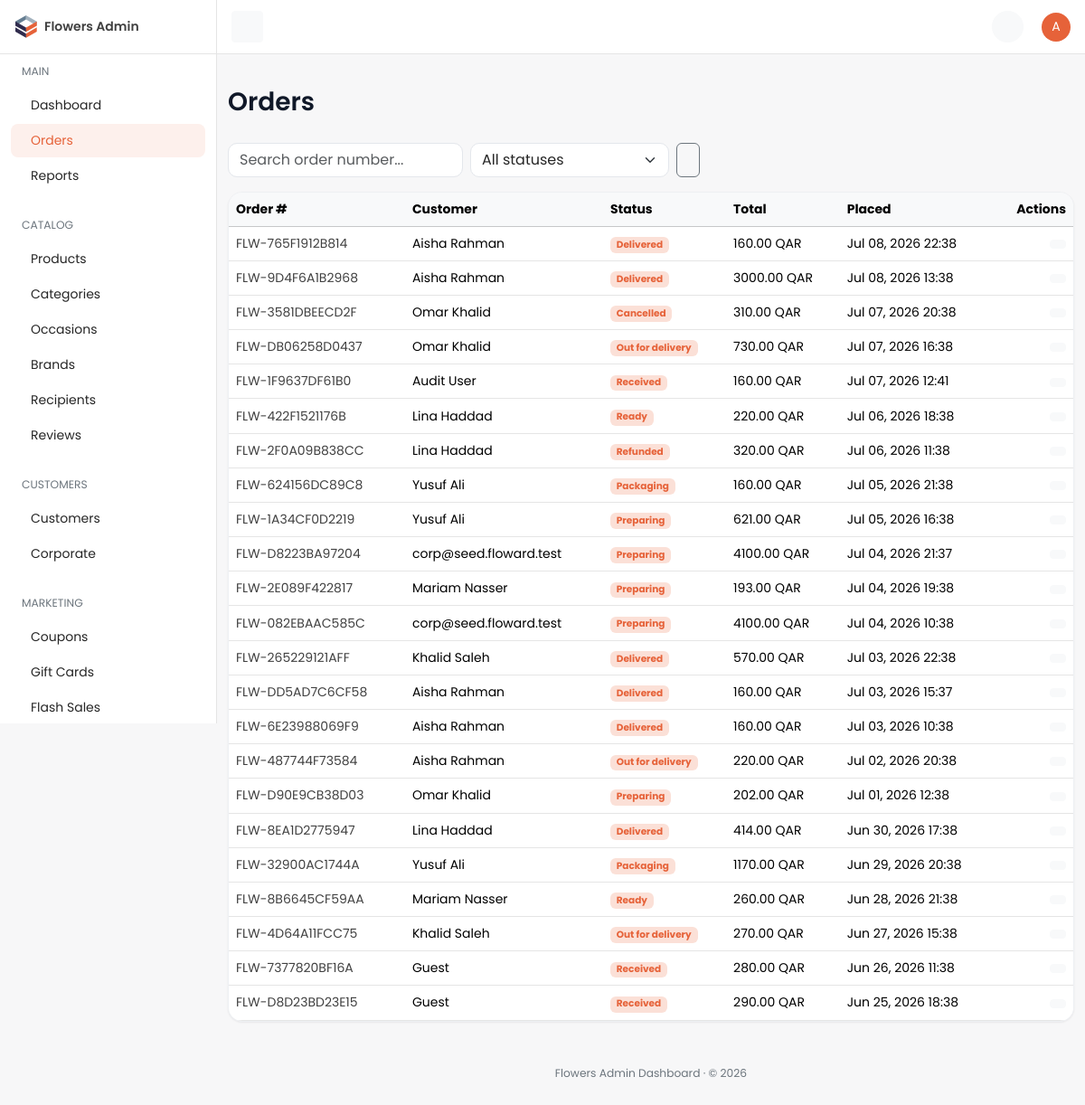
Screenshot of /dashboard/orders/ (signed in) with the database file from the repository.
### orders/models.py (models this page shows, shortened)
class Order(TimeStampedModel):
    customer_profile = models.ForeignKey(
        "accounts.CustomerProfile",
        on_delete=models.CASCADE,
        related_name="orders",
        null=True,
        blank=True,
        verbose_name="Customer profile",
        help_text="Owner of this order; null for guest checkout.",
    )
    cart = models.ForeignKey(
        "cart.Cart",
        on_delete=models.SET_NULL,
        null=True,
        blank=True,
        related_name="orders",
        verbose_name="Source cart",
    )
    order_number = models.CharField(
        max_length=32,
        unique=True,
        db_index=True,
        verbose_name="Order number",
        help_text="Human-readable unique order reference.",
    )
    idempotency_key = models.CharField(
        max_length=64,
        unique=True,
        null=True,
        blank=True,
        db_index=True,
        verbose_name="Idempotency key",
        help_text="Client-supplied key preventing duplicate order creation.",
    )
    order_status = models.CharField(
        max_length=20,
        choices=OrderStatus.choices,
        default=OrderStatus.RECEIVED,
        db_index=True,
        verbose_name="Order status",
    )
    delivery_slot_booking = models.ForeignKey(
        "delivery.DeliverySlotBooking",
        on_delete=models.SET_NULL,
        null=True,
        blank=True,
        related_name="orders",
        verbose_name="Delivery slot booking",
    )
    subtotal = models.DecimalField(max_digits=12, decimal_places=2, default=0)
    coupon_discount = models.DecimalField(max_digits=12, decimal_places=2, default=0)
    delivery_charge = models.DecimalField(max_digits=12, decimal_places=2, default=0)
    total_amount = models.DecimalField(
        max_digits=12,
        decimal_places=2,
        verbose_name="Total amount",
        help_text="Order total in the customer's checkout currency.",
    )
    currency = models.ForeignKey(
        "core.Currency",
        on_delete=models.PROTECT,
        null=True,
        blank=True,
        related_name="orders",
        verbose_name="Currency",
    )
    delivery_address_snapshot = models.JSONField(
        default=dict,
        verbose_name="Delivery address snapshot",
    )
    invoice_details = models.JSONField(default=dict, verbose_name="Invoice details")
    class Meta:
        verbose_name = "Order"
        verbose_name_plural = "Orders"
        indexes = [
            models.Index(
                fields=["customer_profile", "-created_at"],
                name="ord_customer_created_idx",
            ),
            models.Index(fields=["order_status"], name="orders_order_status_idx"),
            models.Index(fields=["idempotency_key"], name="orders_idempotency_key_idx"),
        ]
        ordering = ["-created_at"]

### accounts/models.py (models this page shows)
class CustomerProfile(TimeStampedModel):
    user = models.OneToOneField(
        settings.AUTH_USER_MODEL,
        on_delete=models.CASCADE,
        related_name="customer_profile",
        verbose_name="User",
        help_text="Linked Django auth user.",
    )
    phone = models.CharField(
        max_length=20,
        blank=True,
        db_index=True,
        verbose_name="Phone number",
        help_text="Customer mobile number used for OTP login.",
    )
    phone_verified = models.BooleanField(
        default=False,
        verbose_name="Phone verified",
        help_text="True after a successful OTP verification for this phone.",
    )
    preferred_language = models.CharField(
        max_length=5,
        choices=settings.LANGUAGES,
        default=settings.LANGUAGE_CODE,
        verbose_name="Preferred language",
        help_text="Customer's preferred storefront language.",
    )
    preferred_currency = models.ForeignKey(
        "core.Currency",
        on_delete=models.PROTECT,
        related_name="customer_profiles",
        verbose_name="Preferred currency",
        help_text="Currency used to display prices for this customer.",
    )
    date_of_birth = models.DateField(
        null=True,
        blank=True,
        verbose_name="Date of birth",
        help_text="Optional date of birth for personalization.",
    )
    default_address = models.ForeignKey(
        "accounts.Address",
        on_delete=models.SET_NULL,
        null=True,
        blank=True,
        related_name="+",
        verbose_name="Default address",
        help_text="Customer's primary delivery address.",
    )
    notify_via_email = models.BooleanField(
        default=True,
        verbose_name="Email notifications",
        help_text="Receive order updates via email.",
    )
    notify_via_sms = models.BooleanField(
        default=True,
        verbose_name="SMS notifications",
        help_text="Receive order updates via SMS.",
    )
    notify_via_whatsapp = models.BooleanField(
        default=False,
        verbose_name="WhatsApp notifications",
        help_text="Receive order updates via WhatsApp.",
    )
    class Meta:
        verbose_name = "Customer profile"
        verbose_name_plural = "Customer profiles"
        indexes = [
            models.Index(fields=["phone"], name="accounts_profile_phone_idx"),
        ]
    def __str__(self) -> str:
        return self.user.get_full_name() or self.user.email or str(self.pk)

### core/models.py (models this page shows, shortened)
class TimeStampedModel(models.Model):
    created_at = models.DateTimeField(
        auto_now_add=True,
        db_index=True,
        verbose_name="Created at",
        help_text="Timestamp when this record was first created.",
    )
    updated_at = models.DateTimeField(
        auto_now=True,
        db_index=True,
        verbose_name="Updated at",
        help_text="Timestamp when this record was last modified.",
    )
    class Meta:
        abstract = True

class Currency(TimeStampedModel):
    code = models.CharField(
        max_length=3,
        unique=True,
        db_index=True,
        verbose_name="Currency code",
        help_text="ISO 4217 currency code, e.g. QAR or USD.",
    )
    symbol = models.CharField(
        max_length=8,
        verbose_name="Symbol",
        help_text="Display symbol shown alongside prices, e.g. ر.ق or $.",
    )
    exchange_rate_to_base = models.DecimalField(
        max_digits=18,
        decimal_places=8,
        verbose_name="Exchange rate to base",
        help_text="Multiplier to convert this currency into the platform base currency.",
    )
    is_default = models.BooleanField(
        default=False,
        db_index=True,
        verbose_name="Is default",
        help_text="When True, this currency is the storefront default.",
    )
    class Meta:
        verbose_name = "Currency"
        verbose_name_plural = "Currencies"
        indexes = [
            models.Index(fields=["is_default"], name="core_currency_is_default_idx"),
        ]

### dashboard/views/orders.py (the view)
# urls.py: path("orders/", orders.order_list, name="order-list"),
@dashboard_required
@require_http_methods(["GET"])
def order_list(request: HttpRequest) -> HttpResponse:
    qs = Order.objects.select_related("customer_profile__user", "currency").order_by("-created_at")
    status = request.GET.get("status", "").strip()
    if status:
        qs = qs.filter(order_status=status)
    query = request.GET.get("q", "").strip()
    if query:
        qs = qs.filter(order_number__icontains=query)
    paginator = Paginator(qs, 25)
    page_obj = paginator.get_page(request.GET.get("page"))
    params = request.GET.copy()
    params.pop("page", None)
    context = {
        "nav_section": "orders",
        "page_title": "Orders",
        "page_obj": page_obj,
        "objects": page_obj.object_list,
        "statuses": OrderStatus.choices,
        "current_status": status,
        "search_query": query,
        "querystring": params.urlencode(),
    }
    return render(request, "dashboard/orders/list.html", context)

### dashboard/templates/dashboard/orders/list.html (shortened to what this page needs)
{% extends "dashboard/base.html" %}
{% block page_title %}Orders{% endblock %}
{% block content %}
<div class="row">
  <div class="col-12">
    <form method="get" class="d-flex gap-2 mb-3 flex-wrap">
      <input type="text" name="q" value="{{ search_query }}" class="form-control" style="max-width: 260px;" placeholder="Search order number..." />
      <select name="status" class="form-select" style="max-width: 220px;" onchange="this.form.submit()">
        <option value="">All statuses</option>
      </select>
      <button type="submit" class="btn btn-outline-secondary"></button>
    </form>
    <div class="card table-responsive">
      <table class="table mb-0 text-nowrap table-hover align-middle">
        <thead class="table-light">
          <tr><th>Order #</th><th>Customer</th><th>Status</th><th>Total</th><th>Placed</th><th class="text-end">Actions</th></tr>
        </thead>
        <tbody>
          {% for order in objects %}
          <tr>
            <td><a href="{% url 'dashboard:order-detail' order.pk %}">{{ order.order_number }}</a></td>
            <td>{{ order.customer_profile|default:"Guest" }}</td>
            <td><span class="badge bg-primary-subtle text-primary">{{ order.get_order_status_display }}</span></td>
            <td>{{ order.total_amount|floatformat:2 }} {% if order.currency %}{{ order.currency.code }}{% endif %}</td>
            <td>{{ order.created_at|date:"M d, Y H:i" }}</td>
            <td class="text-end"><a href="{% url 'dashboard:order-detail' order.pk %}" class="btn btn-sm btn-light"></a></td>
          </tr>
          {% empty %}
          <tr><td colspan="6" class="text-center text-secondary py-5">No orders found.</td></tr>
          {% endfor %}
        </tbody>
      </table>
    </div>
  </div>
</div>
{% endblock %}

### dashboard/templates/dashboard/base.html (shortened to what this page needs)
{% load static %}
<!DOCTYPE html>
<html lang="en">
<head>
  <link href="https://cdn.jsdelivr.net/npm/bootstrap@5.3.3/dist/css/bootstrap.min.css" rel="stylesheet" />
  <link href="https://cdn.jsdelivr.net/npm/@tabler/icons-webfont@3.31.0/dist/tabler-icons.min.css" rel="stylesheet" />
  <link href="{% static 'dashboard/css/dashboard.css' %}" rel="stylesheet" />
</head>
<body>
  {% include "dashboard/partials/_topbar.html" %}
  {% include "dashboard/partials/_sidebar.html" %}
  <main id="content" class="content py-10">
    <div class="container-fluid">
      {% block page_header %}
      <div class="d-flex flex-column flex-md-row justify-content-between align-items-md-center mb-4 gap-2">
        <div>
          <h1 class="fs-3 mb-1">{% block page_title %}Dashboard{% endblock %}</h1>
        </div>
      </div>
      {% endblock %}
      {% block content %}{% endblock %}
      <div class="row">
        <div class="col-12">
          <footer class="text-center py-2 mt-6 text-secondary">
            <p class="mb-0 small">Flowers Admin Dashboard · &copy; {% now "Y" %}</p>
          </footer>
        </div>
      </div>
    </div>
  </main>
</body>
</html>

### dashboard/templates/dashboard/partials/_topbar.html (shortened to what this page needs)
{% load static %}
<nav id="topbar" class="navbar bg-white border-bottom fixed-top topbar px-3">
  <button id="toggleBtn" class="d-none d-lg-inline-flex btn btn-light btn-icon btn-sm" type="button">
  </button>
  <div>
    <ul class="list-unstyled d-flex align-items-center mb-0 gap-1">
      <li>
        <a class="position-relative btn-icon btn-sm btn-light btn rounded-circle" data-bs-toggle="dropdown"
           aria-expanded="false" href="#" role="button">
        </a>
      </li>
      <li class="ms-3 dropdown">
        <a href="#" role="button" data-bs-toggle="dropdown" aria-expanded="false">
          <span class="avatar avatar-sm avatar-primary rounded-circle">
            <span class="avatar-initials rounded-circle">{{ request.user.get_username|slice:":1"|upper }}</span>
          </span>
        </a>
      </li>
    </ul>
  </div>
</nav>

### dashboard/templates/dashboard/partials/_sidebar.html (shortened to what this page needs)
{% load static %}
<aside id="sidebar" class="sidebar">
  <div class="logo-area">
    <a href="{% url 'dashboard:home' %}" class="d-inline-flex align-items-center">
      <img src="{% static 'dashboard/images/logo-icon.svg' %}" alt="" width="24" />
      <span class="logo-text ms-2 fw-semibold">Flowers Admin</span>
    </a>
  </div>
  <ul class="nav flex-column">
    <li class="px-4 py-2"><small class="nav-text text-secondary text-uppercase">Main</small></li>
    <li>
      <a class="nav-link {% if nav_section == 'home' %}active{% endif %}" href="{% url 'dashboard:home' %}">
        <span class="nav-text">Dashboard</span>
      </a>
    </li>
    <li>
      <a class="nav-link {% if nav_section == 'orders' %}active{% endif %}" href="{% url 'dashboard:order-list' %}">
        <span class="nav-text">Orders</span>
      </a>
    </li>
    <li>
      <a class="nav-link {% if nav_section == 'reports' %}active{% endif %}" href="{% url 'dashboard:reports' %}">
        <span class="nav-text">Reports</span>
      </a>
    </li>
    <li class="px-4 pt-4 pb-2"><small class="nav-text text-secondary text-uppercase">Catalog</small></li>
    <li>
      <a class="nav-link {% if nav_section == 'products' %}active{% endif %}" href="{% url 'dashboard:product-list' %}">
        <span class="nav-text">Products</span>
      </a>
    </li>
    <li>
      <a class="nav-link {% if nav_section == 'categories' %}active{% endif %}" href="{% url 'dashboard:category-list' %}">
        <span class="nav-text">Categories</span>
      </a>
    </li>
    <li>
      <a class="nav-link {% if nav_section == 'occasions' %}active{% endif %}" href="{% url 'dashboard:occasion-list' %}">
        <span class="nav-text">Occasions</span>
      </a>
    </li>
    <li>
      <a class="nav-link {% if nav_section == 'brands' %}active{% endif %}" href="{% url 'dashboard:brand-list' %}">
        <span class="nav-text">Brands</span>
      </a>
    </li>
    <li>
      <a class="nav-link {% if nav_section == 'recipients' %}active{% endif %}" href="{% url 'dashboard:recipient-list' %}">
        <span class="nav-text">Recipients</span>
      </a>
    </li>
    <li>
      <a class="nav-link {% if nav_section == 'reviews' %}active{% endif %}" href="{% url 'dashboard:review-list' %}">
        <span class="nav-text">Reviews</span>
      </a>
    </li>
    <li class="px-4 pt-4 pb-2"><small class="nav-text text-secondary text-uppercase">Customers</small></li>
    <li>
      <a class="nav-link {% if nav_section == 'customers' %}active{% endif %}" href="{% url 'dashboard:customer-list' %}">
        <span class="nav-text">Customers</span>
      </a>
    </li>
    <li>
      <a class="nav-link {% if nav_section == 'corporate' %}active{% endif %}" href="{% url 'dashboard:corporate-list' %}">
        <span class="nav-text">Corporate</span>
      </a>
    </li>
    <li class="px-4 pt-4 pb-2"><small class="nav-text text-secondary text-uppercase">Marketing</small></li>
    <li>
      <a class="nav-link {% if nav_section == 'coupons' %}active{% endif %}" href="{% url 'dashboard:coupon-list' %}">
        <span class="nav-text">Coupons</span>
      </a>
    </li>
    <li>
      <a class="nav-link {% if nav_section == 'giftcards' %}active{% endif %}" href="{% url 'dashboard:giftcard-list' %}">
        <span class="nav-text">Gift Cards</span>
      </a>
    </li>
    <li>
      <a class="nav-link {% if nav_section == 'flashsales' %}active{% endif %}" href="{% url 'dashboard:flashsale-list' %}">
        <span class="nav-text">Flash Sales</span>
      </a>
    </li>
  </ul>
</aside>

### rows the page displays
Order: order_number "FLW-765F1912B814", customer_profile "Aisha Rahman", order_status "Delivered", total_amount "160.00", currency.code "QAR", created_at "Jul 08, 2026 22:38"
Order: order_number "FLW-9D4F6A1B2968", customer_profile "Aisha Rahman", order_status "Delivered", total_amount "3000.00", currency.code "QAR", created_at "Jul 08, 2026 13:38"
Order: order_number "FLW-3581DBEECD2F", customer_profile "Omar Khalid", order_status "Cancelled", total_amount "310.00", currency.code "QAR", created_at "Jul 07, 2026 20:38"
Order: order_number "FLW-DB06258D0437", customer_profile "Omar Khalid", order_status "Out for delivery", total_amount "730.00", currency.code "QAR", created_at "Jul 07, 2026 16:38"
Order: order_number "FLW-1F9637DF61B0", customer_profile "Audit User", order_status "Received", total_amount "160.00", currency.code "QAR", created_at "Jul 07, 2026 12:41"
Order: order_number "FLW-422F1521176B", customer_profile "Lina Haddad", order_status "Ready", total_amount "220.00", currency.code "QAR", created_at "Jul 06, 2026 18:38"
Order: order_number "FLW-2F0A09B838CC", customer_profile "Lina Haddad", order_status "Refunded", total_amount "320.00", currency.code "QAR", created_at "Jul 06, 2026 11:38"
Order: order_number "FLW-624156DC89C8", customer_profile "Yusuf Ali", order_status "Packaging", total_amount "160.00", currency.code "QAR", created_at "Jul 05, 2026 21:38"
Order: order_number "FLW-1A34CF0D2219", customer_profile "Yusuf Ali", order_status "Preparing", total_amount "621.00", currency.code "QAR", created_at "Jul 05, 2026 16:38"
Order: order_number "FLW-D8223BA97204", customer_profile "corp@seed.floward.test", order_status "Preparing", total_amount "4100.00", currency.code "QAR", created_at "Jul 04, 2026 21:37"
Order: order_number "FLW-2E089F422817", customer_profile "Mariam Nasser", order_status "Preparing", total_amount "193.00", currency.code "QAR", created_at "Jul 04, 2026 19:38"
Order: order_number "FLW-082EBAAC585C", customer_profile "corp@seed.floward.test", order_status "Preparing", total_amount "4100.00", currency.code "QAR", created_at "Jul 04, 2026 10:38"
Order: order_number "FLW-265229121AFF", customer_profile "Khalid Saleh", order_status "Delivered", total_amount "570.00", currency.code "QAR", created_at "Jul 03, 2026 22:38"
Order: order_number "FLW-DD5AD7C6CF58", customer_profile "Aisha Rahman", order_status "Delivered", total_amount "160.00", currency.code "QAR", created_at "Jul 03, 2026 15:37"
Order: order_number "FLW-6E23988069F9", customer_profile "Aisha Rahman", order_status "Delivered", total_amount "160.00", currency.code "QAR", created_at "Jul 03, 2026 10:38"
Order: order_number "FLW-487744F73584", customer_profile "Aisha Rahman", order_status "Out for delivery", total_amount "220.00", currency.code "QAR", created_at "Jul 02, 2026 20:38"
Order: order_number "FLW-D90E9CB38D03", customer_profile "Omar Khalid", order_status "Preparing", total_amount "202.00", currency.code "QAR", created_at "Jul 01, 2026 12:38"
Order: order_number "FLW-8EA1D2775947", customer_profile "Lina Haddad", order_status "Delivered", total_amount "414.00", currency.code "QAR", created_at "Jun 30, 2026 17:38"
Order: order_number "FLW-32900AC1744A", customer_profile "Yusuf Ali", order_status "Packaging", total_amount "1170.00", currency.code "QAR", created_at "Jun 29, 2026 20:38"
Order: order_number "FLW-8B6645CF59AA", customer_profile "Mariam Nasser", order_status "Ready", total_amount "260.00", currency.code "QAR", created_at "Jun 28, 2026 21:38"
Order: order_number "FLW-4D64A11FCC75", customer_profile "Khalid Saleh", order_status "Out for delivery", total_amount "270.00", currency.code "QAR", created_at "Jun 27, 2026 15:38"
Order: order_number "FLW-7377820BF16A", customer_profile "Guest", order_status "Received", total_amount "280.00", currency.code "QAR", created_at "Jun 26, 2026 11:38"
Order: order_number "FLW-D8D23BD23E15", customer_profile "Guest", order_status "Received", total_amount "290.00", currency.code "QAR", created_at "Jun 25, 2026 18:38"

### other values shown
{{ request.user.get_username|slice:":1"|upper }} "A"
